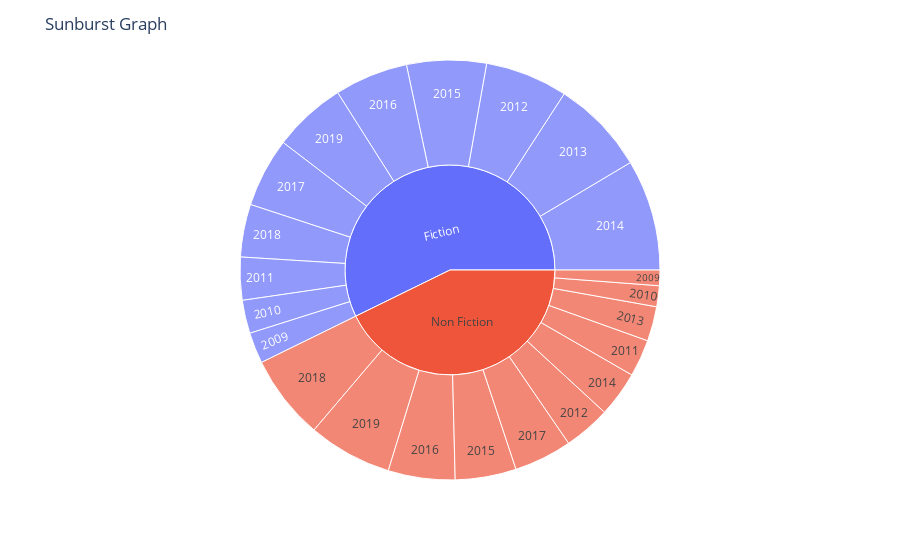

Notebook code cell kept with this figure:
### Markdown cell above
## Sunburst 다중 레벨의 pie chart

### Code cell
fig = px.sunburst(data,path=['Genre','Year', ],values='Reviews') #path로 다중 속성 입력, 원 그래프 크기 values 속성으로 저장, reviews가 얼마나 되는지 확인하기
fig.update_layout(title='Sunburst Graph')
fig.show()

### Figure 1 — Plotly figure (JSON) as saved in the notebook; plotly's stock layout.template omitted (floating-point values rounded to 4 significant figures)
{"data": [{"branchvalues": "total", "domain": {"x": [0, 1], "y": [0, 1]}, "hovertemplate": "labels=%{label}<br>Reviews=%{value}<br>parent=%{parent}<br>id=%{id}<extra></extra>", "ids": ["Fiction/2009", "Non Fiction/2009", "Fiction/2010", "Non Fiction/2010", "Fiction/2011", "Non Fiction/2011", "Fiction/2012", "Non Fiction/2012", "Fiction/2013", "Non Fiction/2013", "Fiction/2014", "Non Fiction/2014", "Fiction/2015", "Non Fiction/2015", "Fiction/2016", "Non Fiction/2016", "Fiction/2017", "Non Fiction/2017", "Fiction/2018", "Non Fiction/2018", "Fiction/2019", "Non Fiction/2019", "Fiction", "Non Fiction"], "labels": ["2009", "2009", "2010", "2010", "2011", "2011", "2012", "2012", "2013", "2013", "2014", "2014", "2015", "2015", "2016", "2016", "2017", "2017", "2018", "2018", "2019", "2019", "Fiction", "Non Fiction"], "name": "", "parents": ["Fiction", "Non Fiction", "Fiction", "Non Fiction", "Fiction", "Non Fiction", "Fiction", "Non Fiction", "Fiction", "Non Fiction", "Fiction", "Non Fiction", "Fiction", "Non Fiction", "Fiction", "Non Fiction", "Fiction", "Non Fiction", "Fiction", "Non Fiction", "Fiction", "Non Fiction", "", ""], "type": "sunburst", "values": [156824, 78682, 168185, 105796, 217041, 188000, 417821, 236725, 479684, 175223, 562103, 230894, 403004, 308665, 371702, 338098, 350684, 293736, 266919, 429602, 370143, 424774, 3764110, 2810195]}], "layout": {"legend": {"tracegroupgap": 0}, "margin": {"t": 60}, "title": {"text": "Sunburst Graph"}}}
